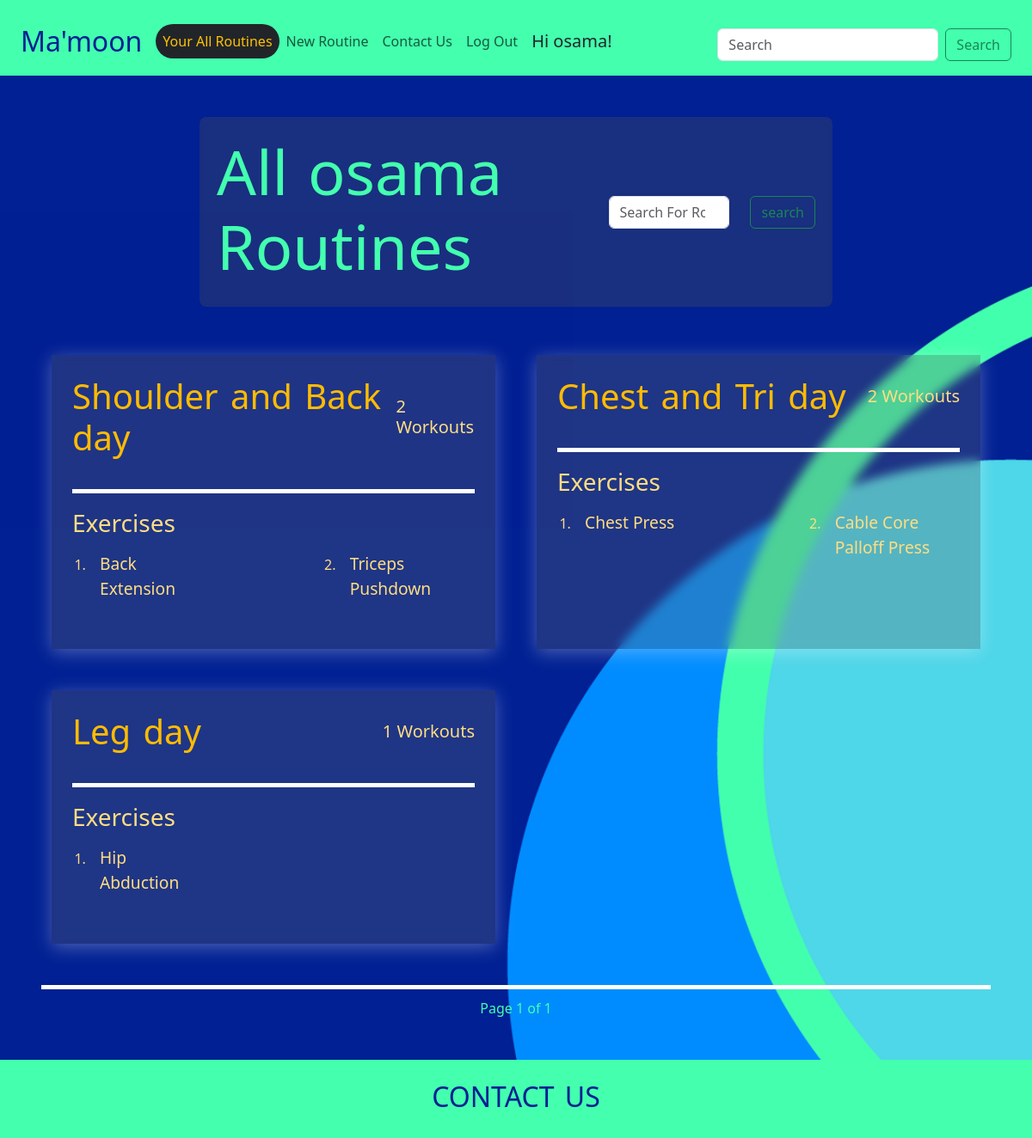
The page /routines/all/ (signed in) on the database as committed earlier.
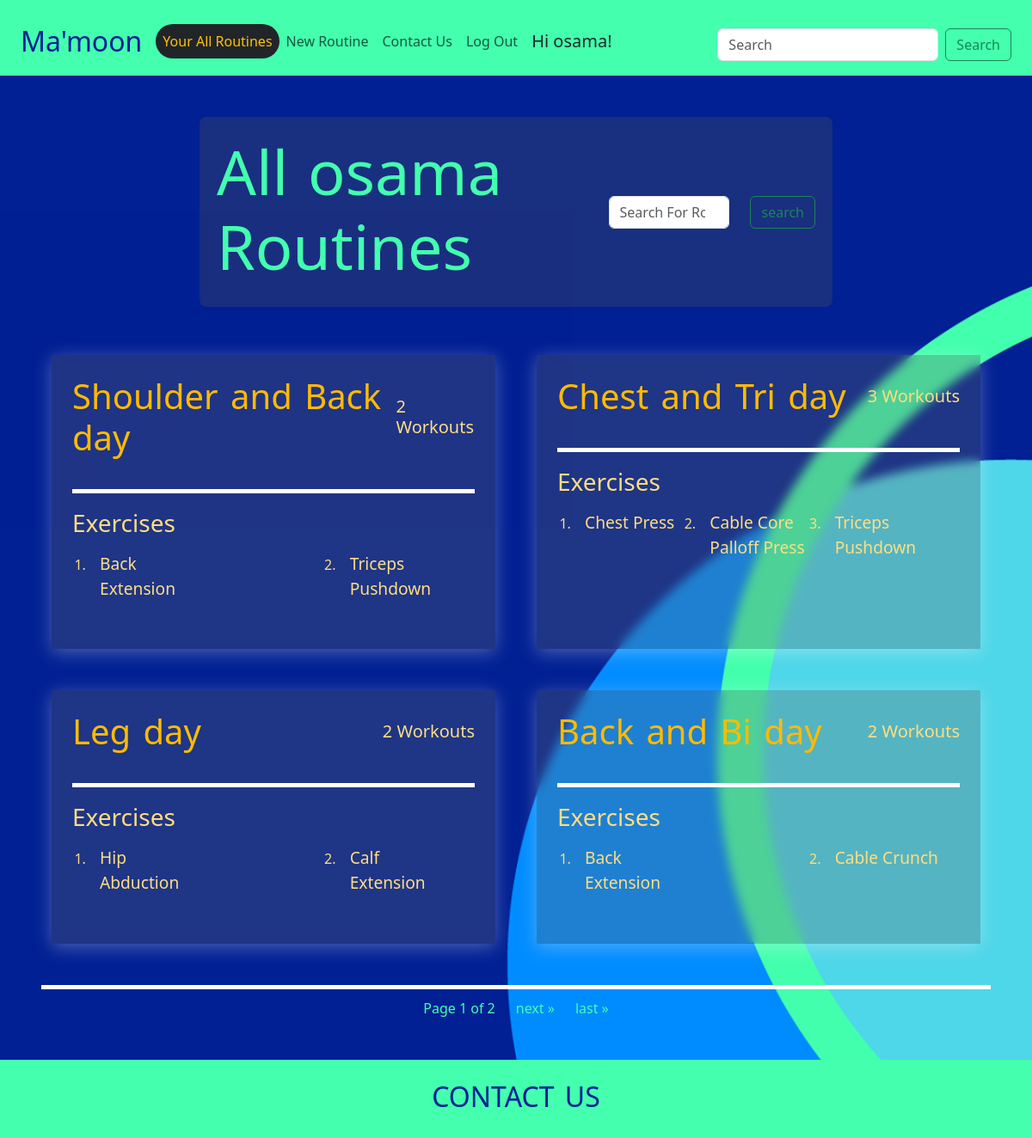
The same page on the database as committed later.
### routines/models.py (models this page shows, shortened)
class Routine(models.Model):
    name = models.CharField(max_length=256)
    user = models.ForeignKey(User, on_delete=models.CASCADE)
    is_public = models.BooleanField(default=True)

### workouts/models.py (models this page shows, shortened)
class Workout(models.Model):
    routine = models.ForeignKey(Routine, on_delete=models.CASCADE)
    exercise = models.ForeignKey(Exercise, on_delete=models.CASCADE)
    note = models.TextField(blank=True)
    restTime = models.PositiveIntegerField(blank=True)
    start_time = models.DateTimeField(default=timezone.now)
    created_at = models.DateTimeField(auto_now_add=True)

### exercises/models.py (models this page shows, shortened)
class Exercise(models.Model):
    class WorkoutCategory(models.TextChoices):
        HOME_WORKOUT = 'home', 'Home Workout'
        CLUB_WORKOUT = 'club', 'Club Workout'
        BOTH_WORKOUTS = 'both', 'Home and Club Workouts'
    class EquipmentCategory(models.TextChoices):
        NO_EQUIPMENT = 'none', 'No Machine'
        MACHINE = 'machine', 'Machine'
    class ExerciseCategory(models.TextChoices):
        STRENGTH = 'strength', 'Strength'
        CARDIO = 'cardio', 'Cardio'
        FLEXIBILITY = 'flexibility', 'Flexibility'
    name = models.CharField(max_length=256)
    description = models.TextField(blank=True)
    image = models.ImageField(upload_to="media/images/exercises/")
    video_link = models.URLField(blank=True)
    video = models.FileField(upload_to="media/videos/", blank=True)
    workout_category = models.CharField(
        max_length=30,
        choices=WorkoutCategory.choices
    )
    equipment_category = models.CharField(
        max_length=30,
        choices=EquipmentCategory.choices
    )
    exercise_category = models.CharField(
        max_length=30,
        choices=ExerciseCategory.choices
    )

### routines/views.py (the view)
# urls.py: path("all/", views.all_routines_view, name="all_routines_view"),
def all_routines_view(request:HttpRequest):
    if not request.user.is_authenticated:
        messages.warning(request, "Only registered users can see their routines", "alert-warning")
        return redirect("main:home_view")
    routines = Routine.objects.filter(user=request.user)
    page_number = request.GET.get("page", 1)
    paginator = Paginator(routines, 4)
    routines_page = paginator.get_page(page_number)
    return render(request, "routines/all_routines.html", {'routines': routines_page})

### routines/templates/routines/all_routines.html (shortened to what this page needs)
{% extends 'main/base.html' %}
{% block content %}
{% load static %}
<div class="d-flex flex-column justify-content-center align-items-center">
    <div class="transparent-bg d-flex flex-column flex-lg-row justify-content-center align-items-center justify-content-lg-between align-items-lg-center gap-sm-2 gap-md-3 col-lg-8">
        <h1>
            All {{request.user.first_name}} Routines
        </h1>
        <form class="d-flex" role="search" method="get" action="{% url 'routines:search_routines_view' %}">
            <div class="d-flex flex-row justify-content-center align-items-center gap-3">
                <input  class="form-control me-2" type="search" placeholder="Search For Routine" aria-label="Search" name="search"  required minlength="3">
                <input type="submit" value="search" class="btn btn-outline-success"/>
            </div>
        </form>
    </div>
    {% include 'routines/routines_list.html' %}
</div>
<div class="line mt-5"></div>
<div class="pagination d-flex justify-content-center align-items-center gap-4">
    <div class="">
        Page {{ routines.number }} of {{ routines.paginator.num_pages }}
    </div>
    {% if routines.has_next %}
        <div class="d-flex gap-4 ">
            <a href="?page={{ routines.next_page_number }}">next &raquo;</a>
            <a href="?page={{ routines.paginator.num_pages }}">last &raquo;</a>
        </div>
    {% endif %}
</div>
{% endblock %}

### routines/templates/routines/routines_list.html
<div class="container">
    <div class="row mt-2 row-cols-1 row-cols-sm-1 row-cols-lg-2 g-5">
        {% for routine in routines %}
            <div class="col">
                <div class="d-flex flex-column justify-content-start align-items-start h-100 p-4 gap-2 routine_card">
                    <div class="d-flex justify-content-between align-items-center w-100">
                        <a href="{% url 'routines:routine_detail_view' routine.id %}">
                            <h2>{{routine.name}} </h2>
                        </a>
                        <h5>{{routine.workout_set.all.count}} Workouts</h5>
                    </div>
                    <div class="line"></div>
                    <h3 class="">Exercises</h3>
                    <ol class="row row-cols-1 row-cols-sm-2 row-cols-md-3 justify-content-between w-100">
                        {% for workout in routine.workout_set.all %}
                            <li class="col-12">
                                <p>{{workout.exercise.name}}</p>
                            </li>
                        {% endfor %}
                    </ol>
                </div>
            </div>
        {% endfor %}
    </div>
  </div>

Rows that differ between the two databases and show on the page:
computed for Routine "Chest and Tri day": workout_set.all.count "2" → "3"
added Workout: exercise.name "Triceps Pushdown", shown under Routine "Chest and Tri day"
computed for Routine "Leg day": workout_set.all.count "1" → "2"
added Workout: exercise.name "Calf Extension", shown under Routine "Leg day"
added Routine: name "Back and Bi day", workout_set.all.count "2"
added Workout: exercise.name "Back Extension", shown under "Back and Bi day"
added Workout: exercise.name "Cable Crunch", shown under "Back and Bi day"
Other text that changed with them:
{{ routines.paginator.num_pages }}: "1" → "2"
text now shown: "next » last »"
